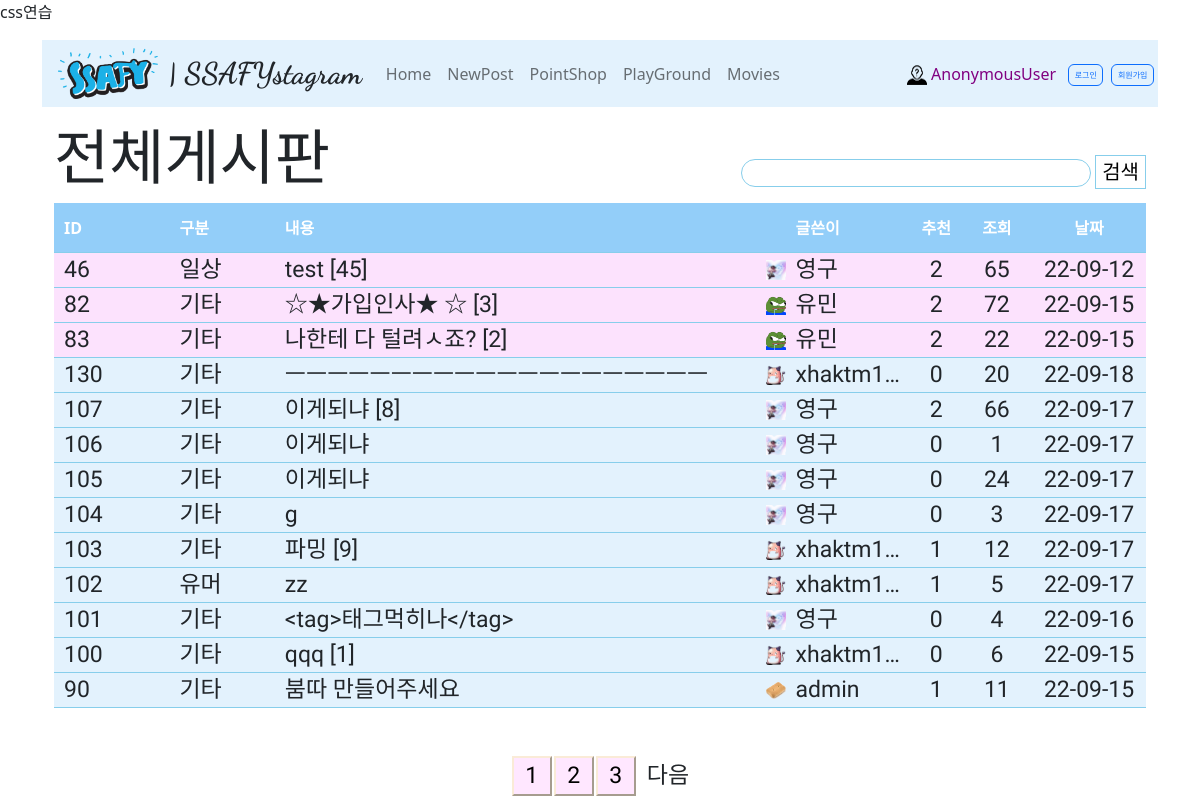
/articles/, run on an earlier commit of the app's database.
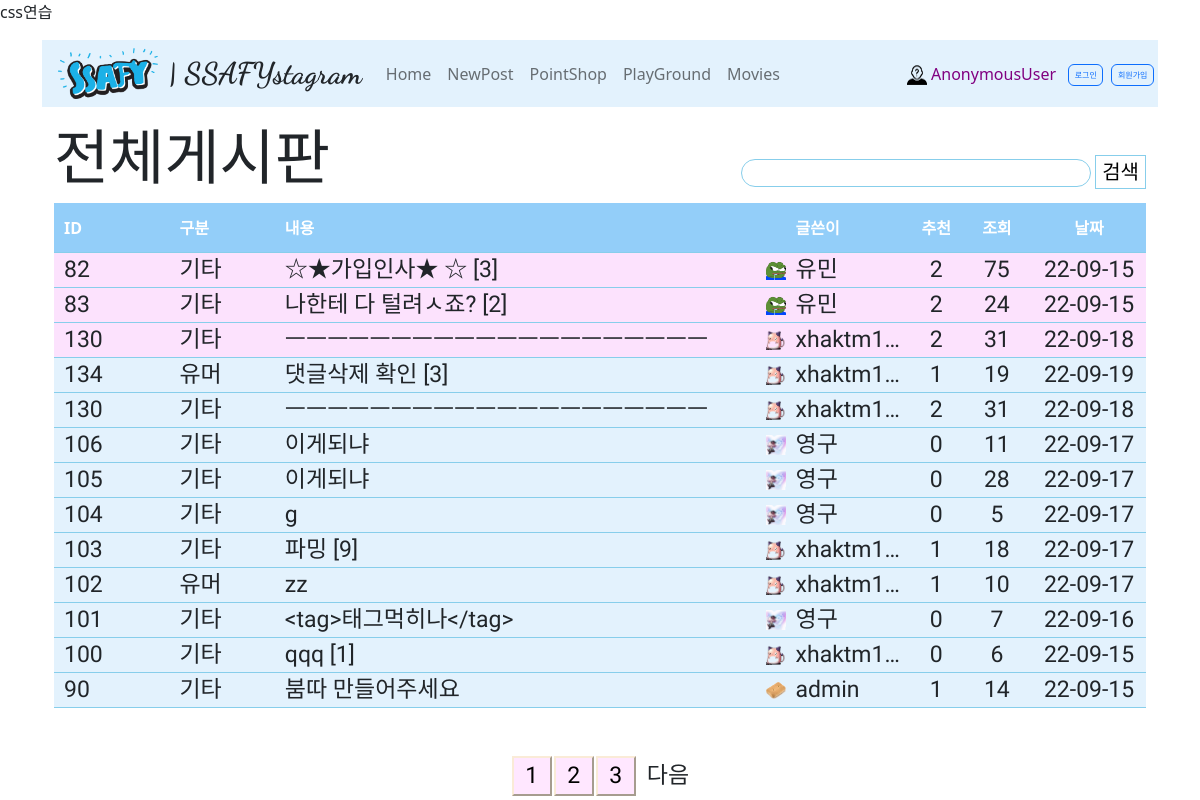
And on a later commit of the database.
### articles/models.py (models this page shows, shortened)
class Article(models.Model):
    header_choices = (
	('기타', '기타'),
    ('잡담', '잡담'),
    ('유머', '유머'),
    ('게임', '게임'),
    ('일상', '일상'),
    )
    header = models.CharField(max_length=2, choices=header_choices, default='기타')
    username = models.CharField(default='익명',max_length=50)
    title = models.CharField(max_length=30)
    content = models.TextField()
    count = models.IntegerField(default=0)
    up_count = models.IntegerField(default=0)
    comment_count = models.IntegerField(default=0)
    created_at = models.DateTimeField(auto_now_add=True)
    updated_at = models.DateTimeField(auto_now=True)
    def 욕필터(self,str):
        return str.replace("씨팔","**")

class Profile(models.Model):
    username = models.CharField(max_length=50)
    icon_id = models.IntegerField(default=0)
    icon_url = models.TextField(default='icon/gunbbang.png')

### articles/views.py (the view)
# urls.py: path('', views.index, name='index'),
def index(request):
    global interval
    page = int(request.GET.get('page', 1))                      # 요청 페이지를 받아올때 인트값으로, 디폴트 1
    page_size = 10                                              # 보여줄 페이지의 개수
    page_end = page * page_size                                 # 아래에서 게시글을 페이지개수만큼 자를 변수
    page_start = page_end - page_size
    paginations = (len(Article.objects.all()) // page_size) +1  # 모든 게시글개수를 페이지 사이즈만큼 나누고 +1 만큼 페이지네이션 생성
    paginations_size = 3                                        # 페이지네이션 사이즈 (html에도 값 바꿔주어야함)
    if page <= paginations_size:                                # 페이지네이션 사이즈 처리 구간 첫 1,2,3 구간일때
        interval = 1
    if page != 1 and page % paginations_size == 1:              # 페이지가 1이아니고 페이지네이션 사이즈로 나눈 나머지 1일때 (즉 현재설정으론 4페이지)
        interval = page                                         # 글로벌 interval을 page값으로 할당 (아래에 range범위 바꿔서 다시 렌더링 해야함)
    articles = Article.objects.all()[::-1]
    articles = articles[page_start:page_end]                    # 현재 페이지 사이즈 10개만큼 잘라서 렌더링해야함
    time_now = int(time.time())                                 # 타임스탬프로 현재시간 받아오기
    for article in articles:
        article.title = article.욕필터(article.title)
        article_time = int(time.mktime(article.created_at.timetuple()))     # 게시글 작성시간을 타임스탬프화
        article.time_slice = time_now - article_time - 32400                # 중요!! 현재시간에서 작성시간 빼고 32400(시차)만큼 더빼준값을 만듬 (이 값으로 index페이지에서 사용)
        if article.comment_count == 0:
            article.comment_count = ''          # 코멘트 0 이면 빈칸
        else:
             article.comment_count = f' [{ article.comment_count }]'
    article_popular = Article.objects.all().order_by('-up_count')[:3]
    for popular in article_popular:
        popular.title = popular.욕필터(popular.title)
        popular_time = int(time.mktime(popular.created_at.timetuple()))
        popular.time_slice = time_now - popular_time - 32400
        if popular.comment_count == 0:
            popular.comment_count = ''
        else:
             popular.comment_count = f' [{ popular.comment_count}]'
    usernames = list(map(lambda x:x.username, articles))
    usernames2 = list(map(lambda x:x.username, article_popular))
    profiles = Profile.objects.filter(username__in=usernames)
    profiles2 = Profile.objects.filter(username__in=usernames2)
    for article in articles:
        for profile in profiles:
            if profile.username == article.username :
                article.profile = profile.icon_url
    for article in article_popular:
        for pro in profiles2:
            if pro.username == article.username :
                article.profile = pro.icon_url
    context ={
        'articles': articles,
        'article_popular': article_popular,
        'range': range(interval, paginations + 1),                      # 여기 range를 전달함으로써 구간만큼 페이지네이션 버튼 생성
        'interval': interval,
        'interval_2': interval + paginations_size,
        'paginations_size': paginations_size,
    }
    return render(request, 'articles/index.html', context)

### articles/context_processors.py (called while the page is built)
def profile_processor(request):
    first_profile = Profile()
    first_profile.icon_url = 'icon/anonymous.png'
    is_anonymoususer = str(request.user) == 'AnonymousUser'
    if is_anonymoususer == False:
        [first_profile] = Profile.objects.filter(username=request.user.username) # 일치하는 이름으로 필터로 거름 (get은 없으면 오류)
    return {
        'profile': first_profile,
    }

### articles/templates/articles/index.html (shortened to what this page needs)
{% extends 'base.html' %}
{% load static %}
{% block content %}
  <div class="header-search">
    <h1>전체게시판</h1>
    <form action="{% url 'articles:search' %}">
      <input class="searchinput" type="search" name="q">
      <input class="searchbox" type="submit" value="검색">
    </form>
  </div>
  <section>
    <div class="oneline-head">
      <cell>
        ID
      </cell>
      <cell>
        구분
      </cell>
      <div class="divtitle">
        내용
      </div>
      <cell style="margin-left: 20px;">
        글쓴이
      </cell>
      <cell2>
        추천
      </cell2>
      <cell2>
        조회
      </cell2>
      <datecell>
        날짜
      </datecell>
    </div>
    {% for popular in article_popular %}
      <div class="oneline-popluar">
        <cell>
          {{ popular.pk }}
        </cell>
        <cell>
          {{ popular.header }}
        </cell>
        <div class="divtitle">
          <a href="{% url 'articles:detail' popular.pk %}">
            {{ popular.title }}
            {{ popular.comment_count }}
          </div>
        <img style="width: 20px; height: 20px;" src="{% static popular.profile %}" alt="icon"/>
        <cell>
          {{ popular.username }}</cell>
        <cell2>
          {{ popular.up_count }}</cell2>
        <cell2>
          {{ popular.count }}</cell2>
        {% if popular.time_slice <= 86400 %}
          <datecell>
            {{ popular.created_at|date:"h:i" }}
          </datecell>
        {% else %}
          <datecell>
            {{ popular.created_at|date:"y-m-d" }}
          </datecell>
        {% endif %}
      </div>
    {% endfor %}
    {% for article in articles %}
      <div class="oneline">
        <cell>
          {{ article.pk }}
        </cell>
        <cell>
          {{ article.header }}
        </cell>
        <div class="divtitle">
          <a href="{% url 'articles:detail' article.pk %}">
            {{ article.title }}
            {{ article.comment_count }}
          </div>
        <img style="width: 20px; height: 20px;" src="{% static article.profile %}" alt="icon"/>
        <cell>
          {{ article.username }}</cell>
        <cell2>
          {{ article.up_count }}</cell2>
        <cell2>
          {{ article.count }}</cell2>
        {% if article.time_slice <= 86400 %}
          <datecell>
            {{ article.created_at|date:"h:i" }}
          </datecell>
        {% else %}
          <datecell>
            {{ article.created_at|date:"y-m-d" }}
          </datecell>
        {% endif %}
      </div>
    {% endfor %}
    <footer class="oneline-page">
      {% for pag in range %}
        {% if pag < interval_2 %}
          <form href="{% url 'articles:index' %}">
            <input class="pagebox" type="submit" name="page" value="{{ pag }}">
          </form>
        {% elif pag == interval_2 %}
          <a style="margin-left: 10px;" href="?page={{ interval|add:paginations_size }}">다음</a>
        {% endif %}
      {% endfor %}
    </footer>
  </section>
{% endblock content %}

What changed in the data, as far as the page shows it:
removed Article: pk "46", header "일상", title "test", comment_count "[45]", icon_url (picture), username "영구", up_count "2", count "65", created_at "22-09-12", shown under "전체게시판"
removed Article: pk "107", header "기타", title "이게되냐", comment_count "[8]", icon_url (picture), username "영구", up_count "2", count "66", created_at "22-09-17"
changed Article "☆★가입인사★ ☆": count "72" → "75"
changed Article "나한테 다 털려ㅅ죠?": count "22" → "24"
now on one of the page's lists (row edited): Article: pk "130", header "기타", title "ㅡㅡㅡㅡㅡㅡㅡㅡㅡㅡㅡㅡㅡㅡㅡㅡㅡㅡㅡㅡ", username "xhaktm1…", up_count "2", count "31", created_at "22-09-18"
changed Article "ㅡㅡㅡㅡㅡㅡㅡㅡㅡㅡㅡㅡㅡㅡㅡㅡㅡㅡㅡㅡ": up_count "0" → "2"; count "20" → "31"
added Article: pk "134", header "유머", title "댓글삭제 확인", comment_count "[3]", icon_url (picture), username "xhaktm1…", up_count "1", count "19", created_at "22-09-19"
changed Article id 106: count "1" → "11"
changed Article id 105: count "24" → "28"
changed Article id 104: count "3" → "5"
changed Article "파밍": count "12" → "18"
changed Article "zz": count "5" → "10"
changed Article "<tag>태그먹히나</tag>": count "4" → "7"
changed Article "붐따 만들어주세요": count "11" → "14"
